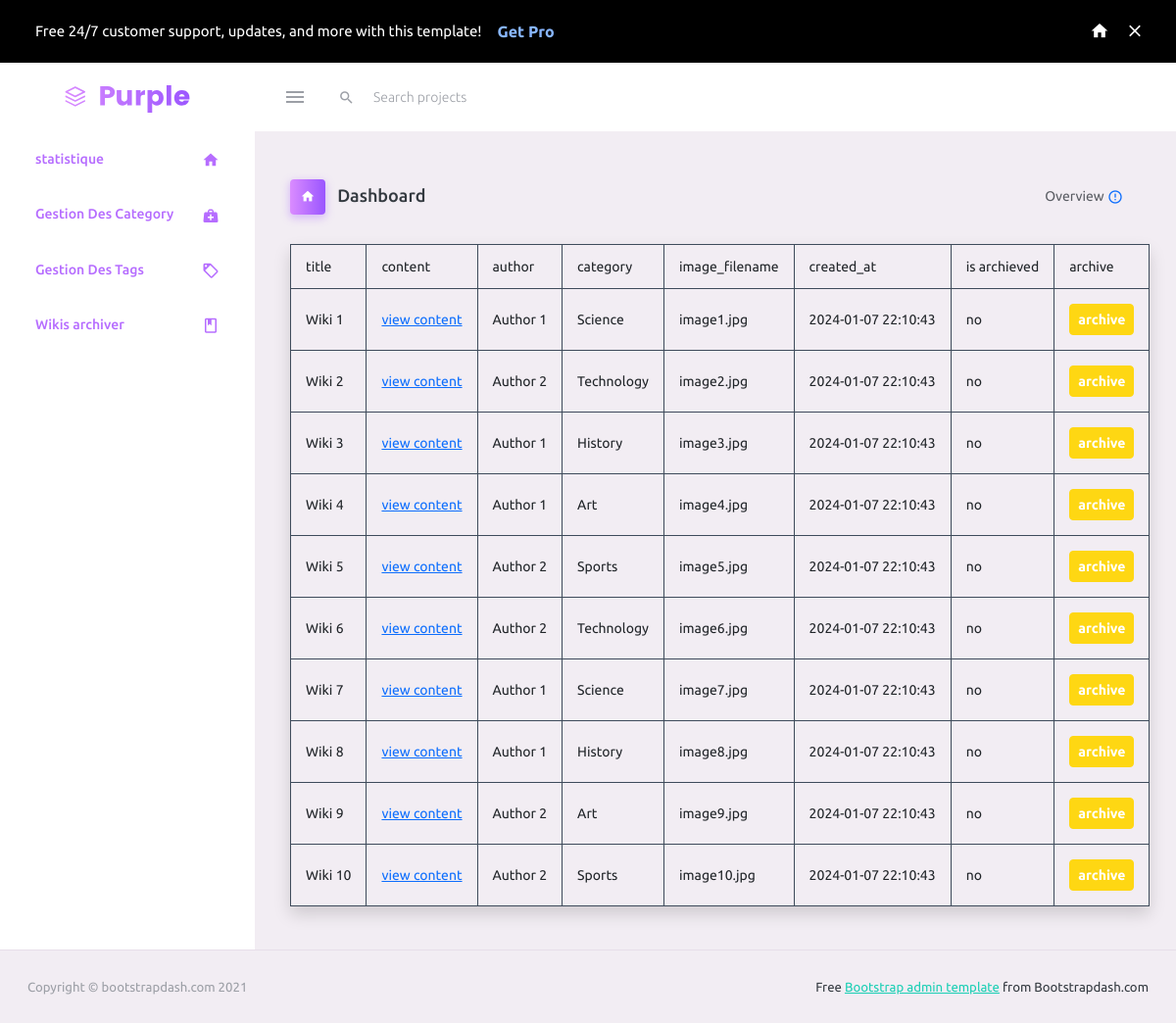
Page /index.php?action=ges_wikis (signed in) on the earlier database version.
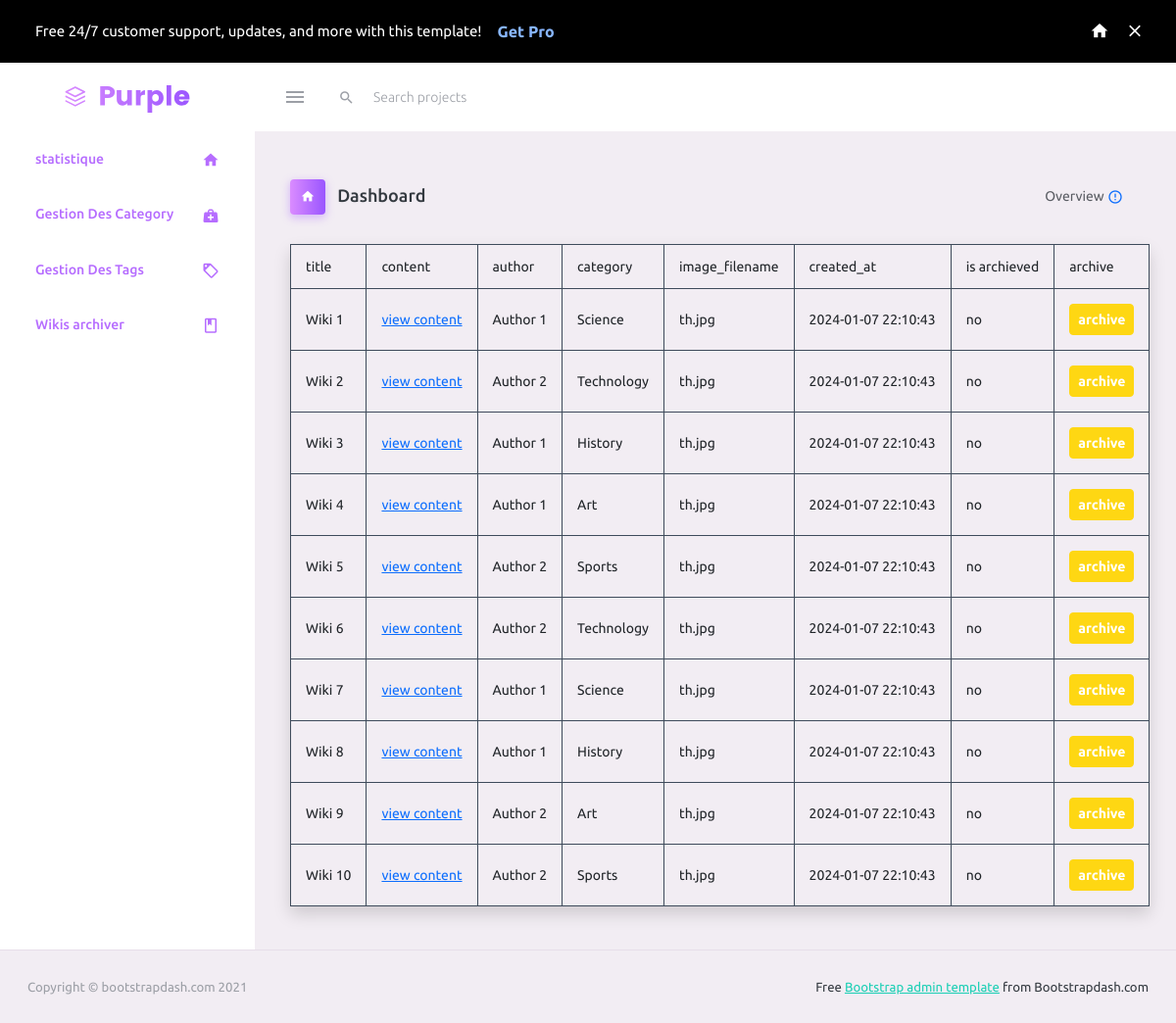
Same page on the later database version.
### tables this page shows
CREATE TABLE wikis (
    id INT PRIMARY KEY AUTO_INCREMENT,
    title VARCHAR(255) NOT NULL,
    content TEXT NOT NULL,
    author_id INT,
    category_id INT,
    image_filename VARCHAR(255),   
    created_at TIMESTAMP DEFAULT CURRENT_TIMESTAMP,
    is_archieved ENUM('yes','no') DEFAULT 'no',
    FOREIGN KEY (author_id) REFERENCES users(id) ON DELETE CASCADE,
    FOREIGN KEY (category_id) REFERENCES categories(id) ON DELETE SET NULL
);

CREATE TABLE users (
    id INT PRIMARY KEY AUTO_INCREMENT,
    name VARCHAR(255) NOT NULL,
    email VARCHAR(255) UNIQUE NOT NULL,
    password VARCHAR(255) NOT NULL,
    role ENUM('admin', 'author') DEFAULT 'author'
);

CREATE TABLE categories (
    id INT PRIMARY KEY AUTO_INCREMENT,
    name VARCHAR(255) NOT NULL,
    created_at TIMESTAMP DEFAULT CURRENT_TIMESTAMP

);

### APP/MODEL/config/Connection.php (called while the page is built, shortened)
<?php
class DatabaseConnection {
    private $pdo;
    private static $instance;
public function __construct(){
    $this->pdo = new PDO("mysql:host=" . DB_HOST . ";dbname=" . DB_NAME, DB_USER, DB_PASS);
        $this->pdo->setAttribute(PDO::ATTR_ERRMODE, PDO::ERRMODE_EXCEPTION);
}
public static function getInstance() {
    if (!self::$instance) {
        self::$instance = new DatabaseConnection();
    }
    return self::$instance;
}
public function getConnection() {
    return $this->pdo;
}
}
?>

### APP/controler/wikis_controler.php (called while the page is built, shortened)
<?php
class wikis_controler {
       public  static function get_wikis(){
        $wikisDAO= new wikisDAO();
       $wikis = $wikisDAO->GetAllWIKIS();
       return $wikis;
    }
 public static function getauthornam($id){
    $wikisDAO= new wikisDAO();
    $authernam = $wikisDAO->getAuthernam_byId($id);
   return $authernam;
}
public static function getcatgrnam($id){
    $wikisDAO= new wikisDAO();
    $catgrnam = $wikisDAO->getCategorynam_byId($id);
   return $catgrnam;
}
}

### APP/MODEL/classes/wikisDAO.PHP (called while the page is built, shortened)
<?php
include 'APP\MODEL\classes\wikisclass.php';
class  wikisDAO{
    private $db;
    public function __construct(){
        $this->db = DatabaseConnection::getInstance()->getConnection();
    }
    public  function GetAllWIKIS() {
        $query = "SELECT * from wikis where is_archieved ='no' order by created_at desc  ";
        $stmt =  $this->db->prepare($query);
        $stmt->execute();
        $result = $stmt->fetchAll(PDO::FETCH_ASSOC);
        $wikis = array();
        foreach ($result as $row) {
            $wiki = new Wiki($row['id'],$row['title'],$row['content'],$row['author_id'],$row['category_id'],$row['image_filename'],$row['created_at'],$row['is_archieved'] );
            $wikis[] = $wiki;
    }
    return $wikis;
}
    public function getAuthernam_byId($id){
        $query = "SELECT users.name  from wikis join users on wikis.author_id = users.id where  author_id=$id";
        $stmt =  $this->db->prepare($query);
        $stmt->execute();
        $result = $stmt->fetch(PDO::FETCH_ASSOC);
        return $result['name'];
    }
    public function getCategorynam_byId($id){
        $query = "SELECT categories.name  from wikis join categories on wikis.category_id = categories.id where  category_id=$id";
        $stmt =  $this->db->prepare($query);
        $stmt->execute();
        $result = $stmt->fetch(PDO::FETCH_ASSOC);
        return $result['name'];
    }
}

### APP/MODEL/classes/wikisclass.php (called while the page is built, shortened)
<?php
class Wiki {
    private $id;
    private $title;
    private $authorId;
    private $categoryId;
    private $imageFilename;
    private $createdAt;
    private $is_archived;
    public function __construct($id,$title, $content, $authorId, $categoryId, $imageFilename  ,$createdAt,$is_archived) {
        $this->id = $id;
        $this->title = $title;
        $this->authorId = $authorId;
        $this->categoryId = $categoryId;
        $this->imageFilename = $imageFilename;
        $this->createdAt = $createdAt;
        $this->is_archived = $is_archived;
    }
    public function getId() {
        return $this->id;
    }
    public function getTitle() {
        return $this->title;
    }
    public function getAuthorId() {
        return $this->authorId;
    }
    public function getCategoryId() {
        return $this->categoryId;
    }
    public function getImageFilename() {
        return $this->imageFilename;
    }
    public function getCreatedAt() {
        return $this->createdAt;
    }
    public function getis_archived() {
        return $this->is_archived;
    }
}

### APP/view/dashboard_admin/wikis_managment.php (the view, shortened to what this page needs)
<?php if(isset($_SESSION['user']) && $_SESSION['user']['role']== 'admin') { ?>
<!DOCTYPE html>
<html lang="en">
  <head>
    <link rel="stylesheet" href="APP\view\dashboard_admin\assets\vendors\mdi\css\materialdesignicons.min.css">
    <link rel="stylesheet" href="APP\view\dashboard_admin\assets\vendors\css\vendor.bundle.base.css">
    <link rel="stylesheet" href="APP\view\dashboard_admin\assets\css\style.css">
  </head>
  <body>
    <div class="container-scroller">
      <div class="row p-0 m-0 proBanner" id="proBanner">
        <div class="col-md-12 p-0 m-0">
          <div class="card-body card-body-padding d-flex align-items-center justify-content-between">
            <div class="ps-lg-1">
              <div class="d-flex align-items-center justify-content-between">
                <p class="mb-0 font-weight-medium me-3 buy-now-text">Free 24/7 customer support, updates, and more with this template!</p>
                <a href="https://www.bootstrapdash.com/product/purple-bootstrap-admin-template/?utm_source=organic&utm_medium=banner&utm_campaign=buynow_demo" target="_blank" class="btn me-2 buy-now-btn border-0">Get Pro</a>
              </div>
            </div>
            <div class="d-flex align-items-center justify-content-between">
              <a href="https://www.bootstrapdash.com/product/purple-bootstrap-admin-template/"><i class="mdi mdi-home me-3 text-white"></i></a>
              <button id="bannerClose" class="btn border-0 p-0">
                <i class="mdi mdi-close text-white me-0"></i>
              </button>
            </div>
          </div>
        </div>
      </div>
      <nav class="navbar default-layout-navbar col-lg-12 col-12 p-0 fixed-top d-flex flex-row">
        <div class="text-center navbar-brand-wrapper d-flex align-items-center justify-content-center">
          <a class="navbar-brand brand-logo" href="APP\view\dashboard_admin\dashbord.php"><img src="APP\view\dashboard_admin\assets\images\logo.svg" alt="logo" /></a>
        </div>
        <div class="navbar-menu-wrapper d-flex align-items-stretch">
          <button class="navbar-toggler navbar-toggler align-self-center" type="button" data-toggle="minimize">
            <span class="mdi mdi-menu"></span>
          </button>
          <div class="search-field d-none d-md-block">
            <form class="d-flex align-items-center h-100" action="#">
              <div class="input-group">
                <div class="input-group-prepend bg-transparent">
                  <i class="input-group-text border-0 mdi mdi-magnify"></i>
                </div>
                <input type="text" class="form-control bg-transparent border-0" placeholder="Search projects">
              </div>
            </form>
          </div>
        </div>
      </nav>
      <div class="container-fluid page-body-wrapper">
        <nav class="sidebar sidebar-offcanvas" id="sidebar">
          <ul class="nav">
            <li class="nav-item">
              <a class="nav-link" href="index.php?action=admin">
                <span class="menu-title">statistique</span>
                <i class="mdi mdi-home menu-icon"></i>
              </a>
            </li>
            <li class="nav-item ">
              <a class="nav-link" href="index.php?action=ges_cat" id="link">
                <span class="menu-title">Gestion Des Category</span>
                <i class="mdi mdi-medical-bag menu-icon"></i>
              </a>
            </li>
            <li class="nav-item ">
              <a class="nav-link" href="index.php?action=ges_tags">
                <span class="menu-title">Gestion Des Tags</span>
                <i class="mdi mdi-tag-outline menu-icon"></i>
              </a>
              </li>
            <li class="nav-item  ">
              <a class="nav-link" href="index.php?action=get_archievd">
                <span class="menu-title"> Wikis archiver</span>
                <i class="mdi mdi-book-outline menu-icon"></i>
              </a>
            </li>
          </ul>
        </nav>
        <div class="main-panel">
          <div class="content-wrapper">
            <div class="page-header">
              <h3 class="page-title">
                <span class="page-title-icon bg-gradient-primary text-white me-2">
                  <i class="mdi mdi-home"></i>
                </span> Dashboard
              </h3>
              <nav aria-label="breadcrumb">
                <ul class="breadcrumb">
                  <li class="breadcrumb-item active" aria-current="page">
                    <span></span>Overview <i class="mdi mdi-alert-circle-outline icon-sm text-primary align-middle"></i>
                  </li>
                </ul>
              </nav>
            </div>
            <div id="defult">
              <table class="table table-bordered border-dark shadow">
                <thead>
                  <tr>
                    <td>title</td>
                    <td>content</td>
                    <td>author</td>
                    <td>category</td>
                    <td>image_filename</td>
                    <td>created_at</td>
                    <td>is archieved</td>
                    <td>archive</td>
                  </tr>
                </thead>
                <tbody>
                  <?php foreach($wikis as $wiki ){ ?>
                  <tr>
                    <td><?=$wiki->getTitle();?></td>
                    <td class="col-md-2"><a href="">view content</a></td>
                    <td><?=$wikiss_control->getauthornam($wiki->getAuthorId());?></td>
                    <td><?=$wikiss_control->getcatgrnam($wiki->getCategoryId());?></td>
                    <td><?=$wiki->getImageFilename();?></td>
                    <td><?=$wiki->getCreatedAt();?></td>
                    <td><?=$wiki->getis_archived();?></td>
                    <td><a class="btn btn-warning rounded p-2" href="index.php?action=archiv_wiki&id=<?=$wiki->getId();?>">archive</a></td>
                  </tr>
                   <?php }?>
                </tbody>
              </table>
            </div>
                  </div>
                </div>
              </div>
            </div>
          <footer class="footer">
            <div class="container-fluid d-flex justify-content-between">
              <span class="text-muted d-block text-center text-sm-start d-sm-inline-block">Copyright © bootstrapdash.com 2021</span>
              <span class="float-none float-sm-end mt-1 mt-sm-0 text-end"> Free <a href="https://www.bootstrapdash.com/bootstrap-admin-template/" target="_blank">Bootstrap admin template</a> from Bootstrapdash.com</span>
            </div>
          </footer>
  </body>
</html><?php }else {
  header('location: index.php?action=login');
}

### index.php (shortened to what this page needs)
<?php
require 'APP\MODEL\config\Connection.php';
require 'APP\CONTROLER\wikis_controler.php';
require 'APP\MODEL\classes\wikisDAO.PHP';
$cat_control = new category_control();
$wikiss_control = new wikis_controler();
if (isset($_GET["action"])) {
     $action = $_GET["action"];
  switch($action){
        case 'ges_wikis':
            $wikis=$wikiss_control->get_wikis();
            require 'APP\VIEW\dashboard_admin\wikis_managment.php';
            break;
    }
}else{
    $wikisDAO= new wikisDAO();
    $wikis= $wikiss_control->get_five_wikis();
    $allwikis= $wikiss_control->get_wikis();
    $categories= $cat_control->get_categories_latest();
    require 'APP\VIEW\home.php';
    }

Differences in the rows shown:
changed wikis "Wiki 1": image_filename "image1.jpg" → "th.jpg"
changed wikis "Wiki 2": image_filename "image2.jpg" → "th.jpg"
changed wikis "Wiki 3": image_filename "image3.jpg" → "th.jpg"
changed wikis "Wiki 4": image_filename "image4.jpg" → "th.jpg"
changed wikis "Wiki 5": image_filename "image5.jpg" → "th.jpg"
changed wikis "Wiki 6": image_filename "image6.jpg" → "th.jpg"
changed wikis "Wiki 7": image_filename "image7.jpg" → "th.jpg"
changed wikis "Wiki 8": image_filename "image8.jpg" → "th.jpg"
changed wikis "Wiki 9": image_filename "image9.jpg" → "th.jpg"
changed wikis "Wiki 10": image_filename "image10.jpg" → "th.jpg"
